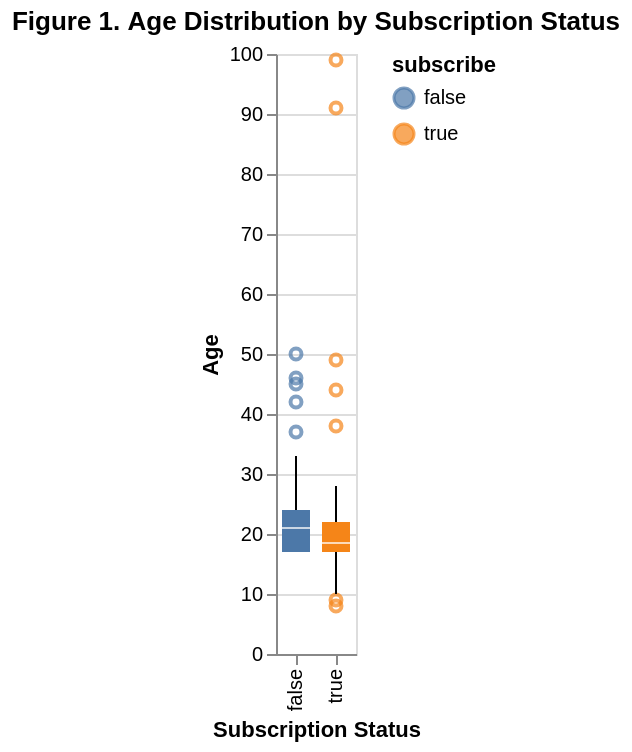

Source (notebook cell):
### Code cell
alt.Chart(player_selected).mark_boxplot().encode(
    x=alt.X("subscribe:N").title("Subscription Status"),
    y=alt.Y("age:Q").title("Age"),
    color="subscribe:N"
).properties(
    title="Figure 1. Age Distribution by Subscription Status"
)

### Figure 1 — Vega-Lite specification as saved in the notebook (floating-point values rounded to 4 significant figures; data arrays with more than 128 entries replaced by an {"elided": "..."} marker saying what was removed)
{"config": {"view": {"continuousWidth": 300, "continuousHeight": 300}}, "data": {"name": "data-5e2649ba98d454ea9b870a0373647ede"}, "mark": {"type": "boxplot"}, "encoding": {"color": {"field": "subscribe", "type": "nominal"}, "x": {"field": "subscribe", "title": "Subscription Status", "type": "nominal"}, "y": {"field": "age", "title": "Age", "type": "quantitative"}}, "title": "Figure 1. Age Distribution by Subscription Status", "$schema": "https://vega.github.io/schema/vega-lite/v5.20.1.json", "datasets": {"data-5e2649ba98d454ea9b870a0373647ede": {"elided": "196 records"}}}
